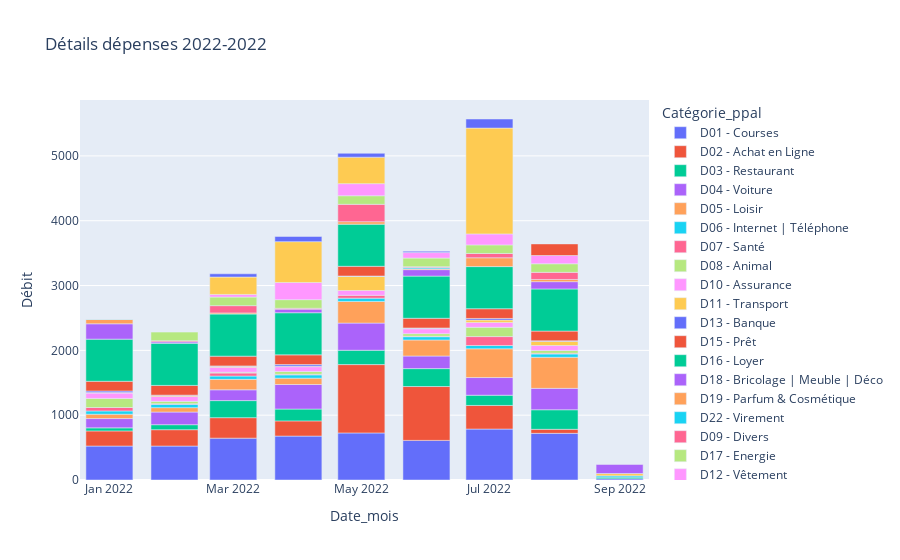

The notebook cell this image was saved under:
### Markdown cell above
## Détails dépenses mensuels

### Code cell
display(display_multi_dep)
dep_mens()

### Figure 1 — Plotly figure (JSON) as saved in the notebook; plotly's stock layout.template omitted (floating-point values rounded to 4 significant figures)
{"data": [{"alignmentgroup": "True", "hovertemplate": "Catégorie_ppal=D01 - Courses<br>Date_mois=%{x}<br>Débit=%{y}<extra></extra>", "legendgroup": "D01 - Courses", "marker": {"color": "#636efa", "pattern": {"shape": ""}}, "name": "D01 - Courses", "offsetgroup": "D01 - Courses", "orientation": "v", "showlegend": true, "textposition": "auto", "type": "bar", "x": ["2022-01-01T00:00:00", "2022-02-01T00:00:00", "2022-03-01T00:00:00", "2022-04-01T00:00:00", "2022-05-01T00:00:00", "2022-06-01T00:00:00", "2022-07-01T00:00:00", "2022-08-01T00:00:00", "2022-09-01T00:00:00"], "xaxis": "x", "y": [523.9, 523.6, 645.7, 677.4, 725.8, 611.2, 786.0, 719.8, 18.8], "yaxis": "y"}, {"alignmentgroup": "True", "hovertemplate": "Catégorie_ppal=D02 - Achat en Ligne<br>Date_mois=%{x}<br>Débit=%{y}<extra></extra>", "legendgroup": "D02 - Achat en Ligne", "marker": {"color": "#EF553B", "pattern": {"shape": ""}}, "name": "D02 - Achat en Ligne", "offsetgroup": "D02 - Achat en Ligne", "orientation": "v", "showlegend": true, "textposition": "auto", "type": "bar", "x": ["2022-01-01T00:00:00", "2022-02-01T00:00:00", "2022-03-01T00:00:00", "2022-04-01T00:00:00", "2022-05-01T00:00:00", "2022-06-01T00:00:00", "2022-07-01T00:00:00", "2022-08-01T00:00:00"], "xaxis": "x", "y": [233.5, 252.7, 315.9, 234.7, 1055.0, 830.7, 364.1, 62.33], "yaxis": "y"}, {"alignmentgroup": "True", "hovertemplate": "Catégorie_ppal=D03 - Restaurant<br>Date_mois=%{x}<br>Débit=%{y}<extra></extra>", "legendgroup": "D03 - Restaurant", "marker": {"color": "#00cc96", "pattern": {"shape": ""}}, "name": "D03 - Restaurant", "offsetgroup": "D03 - Restaurant", "orientation": "v", "showlegend": true, "textposition": "auto", "type": "bar", "x": ["2022-01-01T00:00:00", "2022-02-01T00:00:00", "2022-03-01T00:00:00", "2022-04-01T00:00:00", "2022-05-01T00:00:00", "2022-06-01T00:00:00", "2022-07-01T00:00:00", "2022-08-01T00:00:00", "2022-09-01T00:00:00"], "xaxis": "x", "y": [46.9, 76.8, 263.4, 182.2, 221.0, 276.4, 157.6, 301.4, 25.5], "yaxis": "y"}, {"alignmentgroup": "True", "hovertemplate": "Catégorie_ppal=D04 - Voiture<br>Date_mois=%{x}<br>Débit=%{y}<extra></extra>", "legendgroup": "D04 - Voiture", "marker": {"color": "#ab63fa", "pattern": {"shape": ""}}, "name": "D04 - Voiture", "offsetgroup": "D04 - Voiture", "orientation": "v", "showlegend": true, "textposition": "auto", "type": "bar", "x": ["2022-01-01T00:00:00", "2022-02-01T00:00:00", "2022-03-01T00:00:00", "2022-04-01T00:00:00", "2022-05-01T00:00:00", "2022-06-01T00:00:00", "2022-07-01T00:00:00", "2022-08-01T00:00:00"], "xaxis": "x", "y": [143.4, 195, 166.4, 379.2, 419.2, 194.6, 273.0, 330.1], "yaxis": "y"}, {"alignmentgroup": "True", "hovertemplate": "Catégorie_ppal=D05 - Loisir<br>Date_mois=%{x}<br>Débit=%{y}<extra></extra>", "legendgroup": "D05 - Loisir", "marker": {"color": "#FFA15A", "pattern": {"shape": ""}}, "name": "D05 - Loisir", "offsetgroup": "D05 - Loisir", "orientation": "v", "showlegend": true, "textposition": "auto", "type": "bar", "x": ["2022-01-01T00:00:00", "2022-02-01T00:00:00", "2022-03-01T00:00:00", "2022-04-01T00:00:00", "2022-05-01T00:00:00", "2022-06-01T00:00:00", "2022-07-01T00:00:00", "2022-08-01T00:00:00"], "xaxis": "x", "y": [66.88, 68.28, 161.3, 97.47, 333.4, 247.1, 443.5, 479.5], "yaxis": "y"}, {"alignmentgroup": "True", "hovertemplate": "Catégorie_ppal=D06 - Internet | Téléphone<br>Date_mois=%{x}<br>Débit=%{y}<extra></extra>", "legendgroup": "D06 - Internet | Téléphone", "marker": {"color": "#19d3f3", "pattern": {"shape": ""}}, "name": "D06 - Internet | Téléphone", "offsetgroup": "D06 - Internet | Téléphone", "orientation": "v", "showlegend": true, "textposition": "auto", "type": "bar", "x": ["2022-01-01T00:00:00", "2022-02-01T00:00:00", "2022-03-01T00:00:00", "2022-04-01T00:00:00", "2022-05-01T00:00:00", "2022-06-01T00:00:00", "2022-07-01T00:00:00", "2022-08-01T00:00:00", "2022-09-01T00:00:00"], "xaxis": "x", "y": [50.97, 50.97, 50.97, 50.97, 50.97, 50.97, 50.97, 50.97, 19.99], "yaxis": "y"}, {"alignmentgroup": "True", "hovertemplate": "Catégorie_ppal=D07 - Santé<br>Date_mois=%{x}<br>Débit=%{y}<extra></extra>", "legendgroup": "D07 - Santé", "marker": {"color": "#FF6692", "pattern": {"shape": ""}}, "name": "D07 - Santé", "offsetgroup": "D07 - Santé", "orientation": "v", "showlegend": true, "textposition": "auto", "type": "bar", "x": ["2022-01-01T00:00:00", "2022-02-01T00:00:00", "2022-03-01T00:00:00", "2022-04-01T00:00:00", "2022-05-01T00:00:00", "2022-06-01T00:00:00", "2022-07-01T00:00:00", "2022-08-01T00:00:00"], "xaxis": "x", "y": [52.8, 8.9, 46.9, 9.5, 43.9, 6.9, 137.5, 11.24], "yaxis": "y"}, {"alignmentgroup": "True", "hovertemplate": "Catégorie_ppal=D08 - Animal<br>Date_mois=%{x}<br>Débit=%{y}<extra></extra>", "legendgroup": "D08 - Animal", "marker": {"color": "#B6E880", "pattern": {"shape": ""}}, "name": "D08 - Animal", "offsetgroup": "D08 - Animal", "orientation": "v", "showlegend": true, "textposition": "auto", "type": "bar", "x": ["2022-01-01T00:00:00", "2022-02-01T00:00:00", "2022-03-01T00:00:00", "2022-04-01T00:00:00", "2022-06-01T00:00:00", "2022-07-01T00:00:00", "2022-08-01T00:00:00"], "xaxis": "x", "y": [140.0, 36.94, 12.66, 41.98, 39.98, 143.3, 43.97], "yaxis": "y"}, {"alignmentgroup": "True", "hovertemplate": "Catégorie_ppal=D10 - Assurance<br>Date_mois=%{x}<br>Débit=%{y}<extra></extra>", "legendgroup": "D10 - Assurance", "marker": {"color": "#FF97FF", "pattern": {"shape": ""}}, "name": "D10 - Assurance", "offsetgroup": "D10 - Assurance", "orientation": "v", "showlegend": true, "textposition": "auto", "type": "bar", "x": ["2022-01-01T00:00:00", "2022-02-01T00:00:00", "2022-03-01T00:00:00", "2022-04-01T00:00:00", "2022-05-01T00:00:00", "2022-06-01T00:00:00", "2022-07-01T00:00:00", "2022-08-01T00:00:00"], "xaxis": "x", "y": [82.38, 76.49, 76.48, 74.76, 74.76, 74.75, 74.76, 74.75], "yaxis": "y"}, {"alignmentgroup": "True", "hovertemplate": "Catégorie_ppal=D11 - Transport<br>Date_mois=%{x}<br>Débit=%{y}<extra></extra>", "legendgroup": "D11 - Transport", "marker": {"color": "#FECB52", "pattern": {"shape": ""}}, "name": "D11 - Transport", "offsetgroup": "D11 - Transport", "orientation": "v", "showlegend": true, "textposition": "auto", "type": "bar", "x": ["2022-01-01T00:00:00", "2022-02-01T00:00:00", "2022-03-01T00:00:00", "2022-04-01T00:00:00", "2022-05-01T00:00:00", "2022-06-01T00:00:00", "2022-07-01T00:00:00", "2022-08-01T00:00:00", "2022-09-01T00:00:00"], "xaxis": "x", "y": [7.85, 14.45, 15.85, 7.85, 218.3, 7.85, 37.18, 66.85, 35.4], "yaxis": "y"}, {"alignmentgroup": "True", "hovertemplate": "Catégorie_ppal=D13 - Banque<br>Date_mois=%{x}<br>Débit=%{y}<extra></extra>", "legendgroup": "D13 - Banque", "marker": {"color": "#636efa", "pattern": {"shape": ""}}, "name": "D13 - Banque", "offsetgroup": "D13 - Banque", "orientation": "v", "showlegend": true, "textposition": "auto", "type": "bar", "x": ["2022-01-01T00:00:00", "2022-02-01T00:00:00", "2022-03-01T00:00:00", "2022-04-01T00:00:00", "2022-05-01T00:00:00", "2022-06-01T00:00:00", "2022-07-01T00:00:00", "2022-08-01T00:00:00"], "xaxis": "x", "y": [24.46, 4.96, 4.96, 24.46, 4.96, 4.96, 24.46, 6.56], "yaxis": "y"}, {"alignmentgroup": "True", "hovertemplate": "Catégorie_ppal=D15 - Prêt<br>Date_mois=%{x}<br>Débit=%{y}<extra></extra>", "legendgroup": "D15 - Prêt", "marker": {"color": "#EF553B", "pattern": {"shape": ""}}, "name": "D15 - Prêt", "offsetgroup": "D15 - Prêt", "orientation": "v", "showlegend": true, "textposition": "auto", "type": "bar", "x": ["2022-01-01T00:00:00", "2022-02-01T00:00:00", "2022-03-01T00:00:00", "2022-04-01T00:00:00", "2022-05-01T00:00:00", "2022-06-01T00:00:00", "2022-07-01T00:00:00", "2022-08-01T00:00:00"], "xaxis": "x", "y": [150, 150, 150, 150, 150, 150, 150, 150], "yaxis": "y"}, {"alignmentgroup": "True", "hovertemplate": "Catégorie_ppal=D16 - Loyer<br>Date_mois=%{x}<br>Débit=%{y}<extra></extra>", "legendgroup": "D16 - Loyer", "marker": {"color": "#00cc96", "pattern": {"shape": ""}}, "name": "D16 - Loyer", "offsetgroup": "D16 - Loyer", "orientation": "v", "showlegend": true, "textposition": "auto", "type": "bar", "x": ["2022-01-01T00:00:00", "2022-02-01T00:00:00", "2022-03-01T00:00:00", "2022-04-01T00:00:00", "2022-05-01T00:00:00", "2022-06-01T00:00:00", "2022-07-01T00:00:00", "2022-08-01T00:00:00"], "xaxis": "x", "y": [650, 650, 650, 650, 650, 650, 650, 650], "yaxis": "y"}, {"alignmentgroup": "True", "hovertemplate": "Catégorie_ppal=D18 - Bricolage | Meuble | Déco<br>Date_mois=%{x}<br>Débit=%{y}<extra></extra>", "legendgroup": "D18 - Bricolage | Meuble | Déco", "marker": {"color": "#ab63fa", "pattern": {"shape": ""}}, "name": "D18 - Bricolage | Meuble | Déco", "offsetgroup": "D18 - Bricolage | Meuble | Déco", "orientation": "v", "showlegend": true, "textposition": "auto", "type": "bar", "x": ["2022-01-01T00:00:00", "2022-02-01T00:00:00", "2022-04-01T00:00:00", "2022-06-01T00:00:00", "2022-08-01T00:00:00", "2022-09-01T00:00:00"], "xaxis": "x", "y": [236.9, 21.78, 55.32, 99.98, 112.2, 140.0], "yaxis": "y"}, {"alignmentgroup": "True", "hovertemplate": "Catégorie_ppal=D19 - Parfum & Cosmétique<br>Date_mois=%{x}<br>Débit=%{y}<extra></extra>", "legendgroup": "D19 - Parfum & Cosmétique", "marker": {"color": "#FFA15A", "pattern": {"shape": ""}}, "name": "D19 - Parfum & Cosmétique", "offsetgroup": "D19 - Parfum & Cosmétique", "orientation": "v", "showlegend": true, "textposition": "auto", "type": "bar", "x": ["2022-01-01T00:00:00", "2022-03-01T00:00:00", "2022-05-01T00:00:00", "2022-06-01T00:00:00", "2022-07-01T00:00:00", "2022-08-01T00:00:00"], "xaxis": "x", "y": [65.95, 17.3, 37.9, 12, 136.0, 34], "yaxis": "y"}, {"alignmentgroup": "True", "hovertemplate": "Catégorie_ppal=D22 - Virement<br>Date_mois=%{x}<br>Débit=%{y}<extra></extra>", "legendgroup": "D22 - Virement", "marker": {"color": "#19d3f3", "pattern": {"shape": ""}}, "name": "D22 - Virement", "offsetgroup": "D22 - Virement", "orientation": "v", "showlegend": true, "textposition": "auto", "type": "bar", "x": ["2022-01-01T00:00:00", "2022-06-01T00:00:00"], "xaxis": "x", "y": [5.01, 20.5], "yaxis": "y"}, {"alignmentgroup": "True", "hovertemplate": "Catégorie_ppal=D09 - Divers<br>Date_mois=%{x}<br>Débit=%{y}<extra></extra>", "legendgroup": "D09 - Divers", "marker": {"color": "#FF6692", "pattern": {"shape": ""}}, "name": "D09 - Divers", "offsetgroup": "D09 - Divers", "orientation": "v", "showlegend": true, "textposition": "auto", "type": "bar", "x": ["2022-02-01T00:00:00", "2022-03-01T00:00:00", "2022-04-01T00:00:00", "2022-05-01T00:00:00", "2022-06-01T00:00:00", "2022-07-01T00:00:00", "2022-08-01T00:00:00"], "xaxis": "x", "y": [17.5, 112, 13.5, 267.9, 13, 66.1, 109.7], "yaxis": "y"}, {"alignmentgroup": "True", "hovertemplate": "Catégorie_ppal=D17 - Energie<br>Date_mois=%{x}<br>Débit=%{y}<extra></extra>", "legendgroup": "D17 - Energie", "marker": {"color": "#B6E880", "pattern": {"shape": ""}}, "name": "D17 - Energie", "offsetgroup": "D17 - Energie", "orientation": "v", "showlegend": true, "textposition": "auto", "type": "bar", "x": ["2022-02-01T00:00:00", "2022-03-01T00:00:00", "2022-04-01T00:00:00", "2022-05-01T00:00:00", "2022-06-01T00:00:00", "2022-07-01T00:00:00", "2022-08-01T00:00:00"], "xaxis": "x", "y": [132.9, 132.9, 132.9, 132.9, 132.9, 132.9, 132.9], "yaxis": "y"}, {"alignmentgroup": "True", "hovertemplate": "Catégorie_ppal=D12 - Vêtement<br>Date_mois=%{x}<br>Débit=%{y}<extra></extra>", "legendgroup": "D12 - Vêtement", "marker": {"color": "#FF97FF", "pattern": {"shape": ""}}, "name": "D12 - Vêtement", "offsetgroup": "D12 - Vêtement", "orientation": "v", "showlegend": true, "textposition": "auto", "type": "bar", "x": ["2022-03-01T00:00:00", "2022-04-01T00:00:00", "2022-05-01T00:00:00", "2022-06-01T00:00:00", "2022-07-01T00:00:00", "2022-08-01T00:00:00"], "xaxis": "x", "y": [39.99, 265, 186.5, 84.6, 169.4, 126.9], "yaxis": "y"}, {"alignmentgroup": "True", "hovertemplate": "Catégorie_ppal=D14 - Hébergement<br>Date_mois=%{x}<br>Débit=%{y}<extra></extra>", "legendgroup": "D14 - Hébergement", "marker": {"color": "#FECB52", "pattern": {"shape": ""}}, "name": "D14 - Hébergement", "offsetgroup": "D14 - Hébergement", "orientation": "v", "showlegend": true, "textposition": "auto", "type": "bar", "x": ["2022-03-01T00:00:00", "2022-04-01T00:00:00", "2022-05-01T00:00:00", "2022-07-01T00:00:00"], "xaxis": "x", "y": [268.5, 629.8, 408.1, 1633.0], "yaxis": "y"}, {"alignmentgroup": "True", "hovertemplate": "Catégorie_ppal=D20 - Retrait<br>Date_mois=%{x}<br>Débit=%{y}<extra></extra>", "legendgroup": "D20 - Retrait", "marker": {"color": "#636efa", "pattern": {"shape": ""}}, "name": "D20 - Retrait", "offsetgroup": "D20 - Retrait", "orientation": "v", "showlegend": true, "textposition": "auto", "type": "bar", "x": ["2022-03-01T00:00:00", "2022-04-01T00:00:00", "2022-05-01T00:00:00", "2022-06-01T00:00:00", "2022-07-01T00:00:00"], "xaxis": "x", "y": [50, 80, 60, 20, 140], "yaxis": "y"}, {"alignmentgroup": "True", "hovertemplate": "Catégorie_ppal=Aucune<br>Date_mois=%{x}<br>Débit=%{y}<extra></extra>", "legendgroup": "Aucune", "marker": {"color": "#EF553B", "pattern": {"shape": ""}}, "name": "Aucune", "offsetgroup": "Aucune", "orientation": "v", "showlegend": true, "textposition": "auto", "type": "bar", "x": ["2022-08-01T00:00:00"], "xaxis": "x", "y": [179], "yaxis": "y"}], "layout": {"barmode": "relative", "legend": {"title": {"text": "Catégorie_ppal"}, "tracegroupgap": 0}, "title": {"text": "Détails dépenses 2022-2022"}, "xaxis": {"anchor": "y", "domain": [0, 1], "title": {"text": "Date_mois"}}, "yaxis": {"anchor": "x", "domain": [0, 1], "title": {"text": "Débit"}}}}
